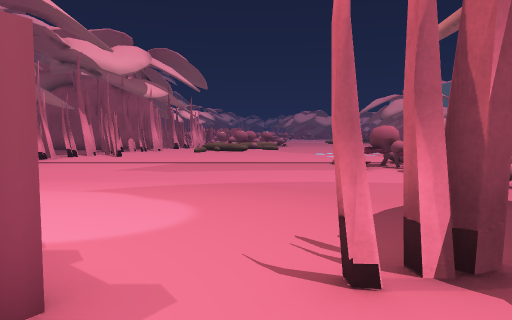
[1] (above)

19 first-person views from a walk through a Unity game level. The camera is 1.2 m above the floor, tilts 4° down and sees 70° across. The floor is counted in squares, 1 m on a side. Each view is taken from the middle of a square. On the plan, view 1 faces up. The plan holds only what a view shows up to about 15 squares ahead; the rest is blank. The place goes on beyond the plan. The player is left out.

[2]
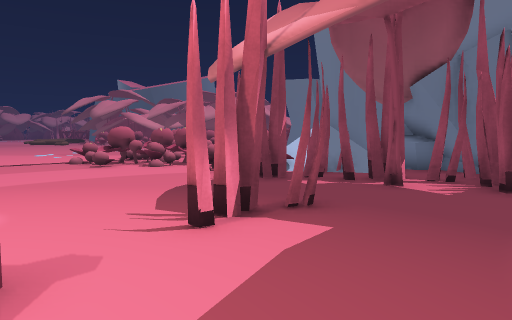

[3]
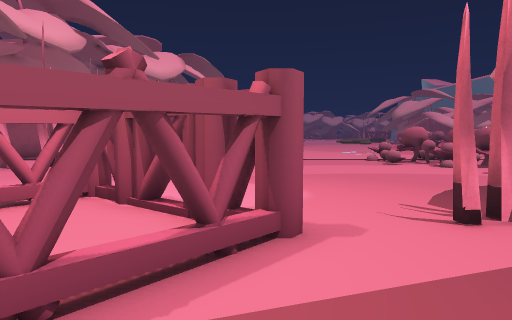

[4]
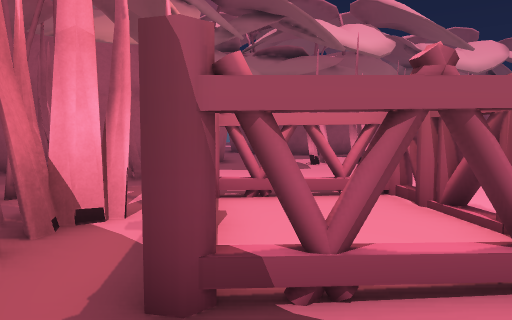

[5]
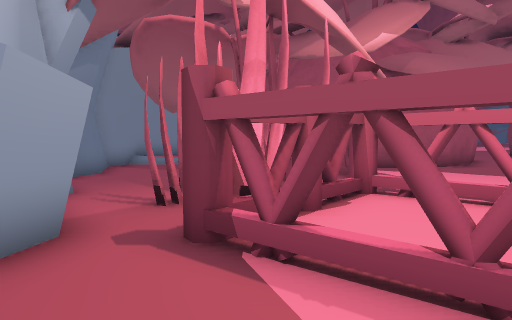

[6]
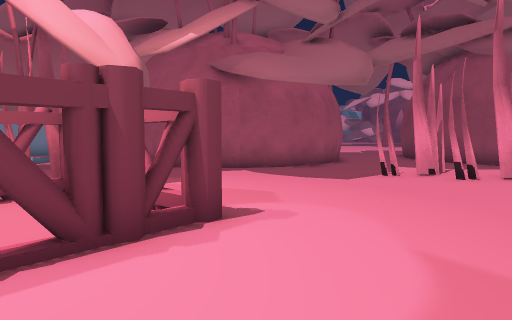

[7]
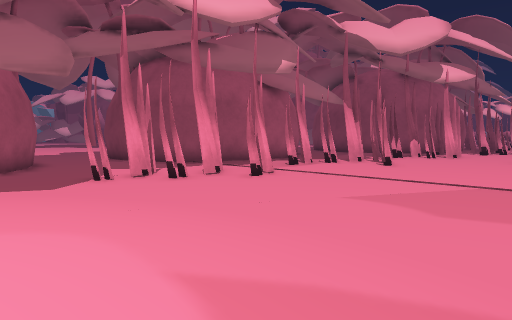

[8]
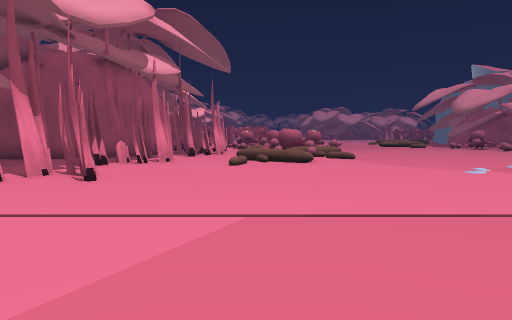

[9]
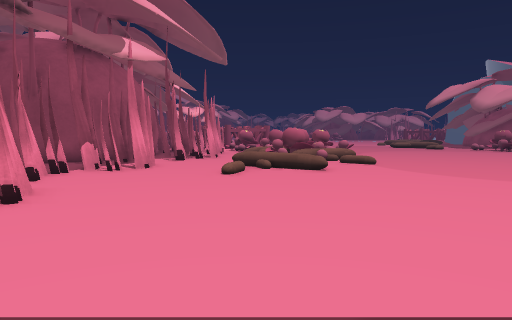

[10]
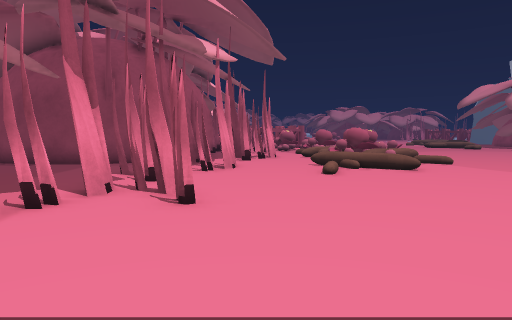

[11]
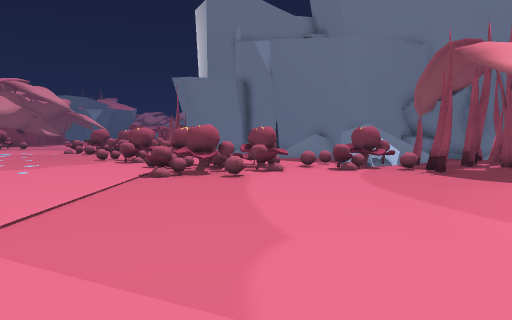

[12]
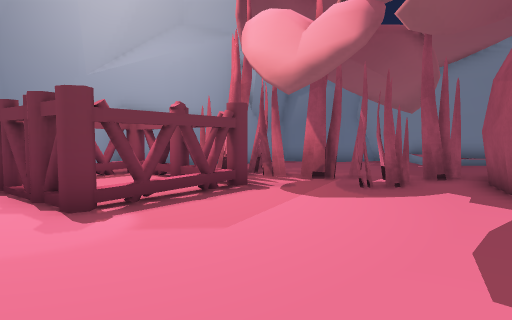

[13]
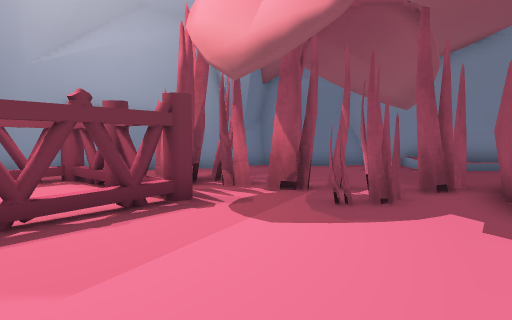

[14]
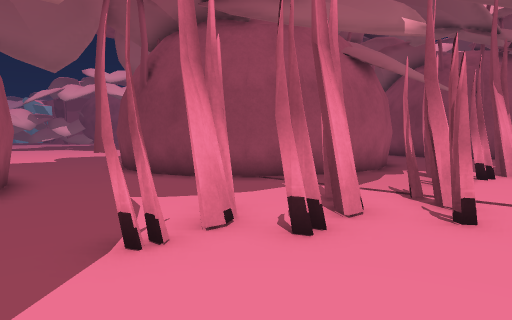

[15]
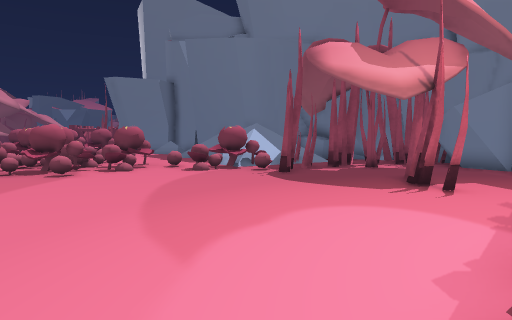

[16]
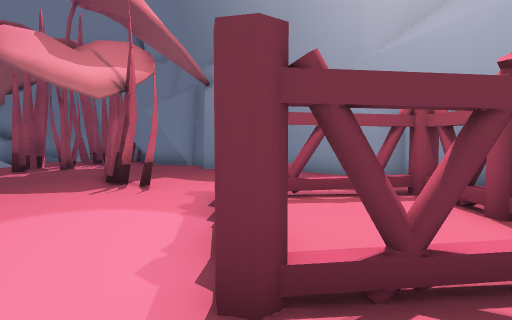

[17]
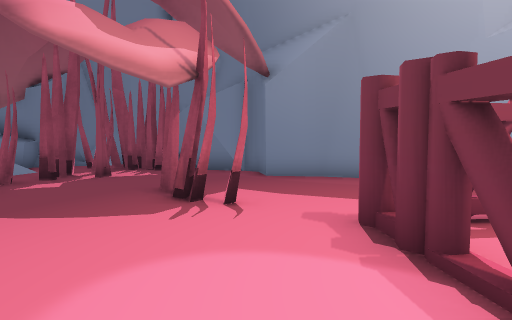

[18]
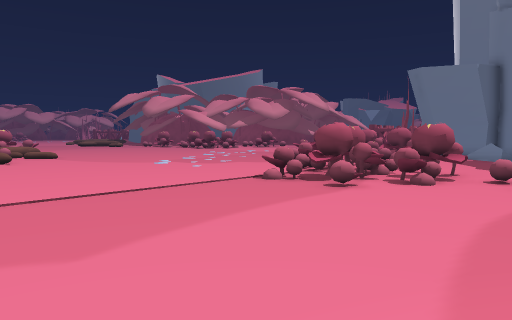

[19]
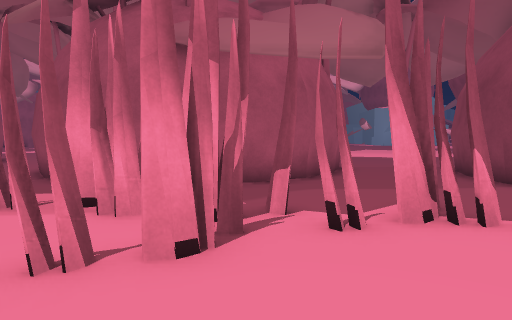

### Floor plan
Key: @ floor where view 1 was taken; # wall or solid block; . main floor; : floor 0.25 m higher than the main floor; + floor 0.5 m higher than the main floor; / step, stairs or slope; = window, fence, low wall or low ledge; O other object.
Columns run from 18 left of view 1 to 8 right of it. Each row starts with its distance up from view 1.
 28   #   ###O.....   ........
 27   #####  O.O...   ........
 26 .OO......O.O...// .......
 25 .........OOO..///O........
 24  ##.....OO..../...........
 23   ###....O...............
 22     ##..OO.................
 21      #..OO.................
 20      #..OOO................
 19      #.OOO.O...............
 18      #.OO.................O
 17      #..O.................O
 16     ##....................
 15    ##...OO............OOOO
 14 ####...O.O............OOOOO
 13  #......OOO...........OOO+
 12 .O....O.O..............OOOO
 11 .......OO..............OOO
 10  ##....O.................:
  9   ##....................OO
  8    ##...................OO
  7     ##.................O.O
  6      #................OOOOO
  5      #......OOO.........OOO
  4      #......O.OO........OO
  3      #.OO..O...OO..OOO..OOO
  2     ##.O..OO....O.........O
  1     #OOOOOOOO..O.........OO
  0    ##...OOOOOOOO..@.....##O
 -1   ........OO..O......######
 -2   ........O.O ##.==#####
 -3  ///........########
 -4  ## ......###
 -5    ########

Where each view was taken, in squares from view 1:
view 1: 0 up, 0 right, facing up
view 2: 1 down, 2 left, facing up-right
view 3: 2 down, 2 left, facing up
view 4: 2 down, 2 left, facing up-left
view 5: 0 up, 0 right, facing left
view 6: 6 up, 0 right, facing left
view 7: 6 up, 1 left, facing up-left
view 8: 10 up, 3 left, facing up
view 9: 13 up, 3 left, facing up
view 10: 13 up, 6 left, facing up
view 11: 12 up, 7 left, facing right
view 12: 11 up, 8 left, facing down
view 13: 9 up, 9 left, facing down
view 14: 8 up, 7 left, facing up-left
view 15: 7 up, 7 left, facing right
view 16: 7 up, 7 left, facing down-right
view 17: 7 up, 4 left, facing down-right
view 18: 8 up, 4 left, facing up-right
view 19: 21 up, 4 left, facing left
